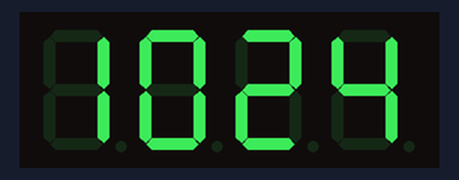
The sketch below on a simulated Arduino Uno, built with avr-gcc and run on an emulated ATmega328P. On the bench: 4-digit seven-segment display. The local clock reads 2024-03-15 10:24:30 at power-on unless the sketch sets it.

Above: at 0.1 s.
At 90.1 s:
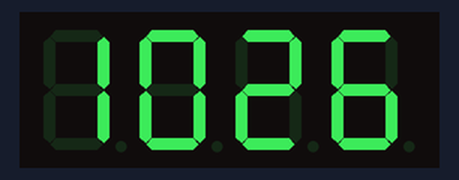

The sketch:

rtc-sevseg.ino
```cpp
#include <TimeLib.h>
#include <Wire.h>
#include <DS1307RTC.h>
#include <SevSeg.h>

byte digitPins[] = {9, 10, 11, 12};
byte segmentPins[] = {3, 2, 5, 6, 8, 7, 4};

SevSeg sevseg;

void setup() {
  setSyncProvider(RTC.get);   // the function to get the time from the RTC
  if(timeStatus() != timeSet) {
     Serial.println("Unable to sync with the RTC");
  }
  else {
     Serial.println("RTC has set the system time");
  }

  sevseg.begin(
    COMMON_ANODE,
    4, // Number of digits
    digitPins,
    segmentPins,
    false, //resistors on segments
    false, // Update with delays
    true, // leading zeros
    true // disable decimal point
  );
  sevseg.setBrightness(10);
}

void loop() {
  sevseg.setNumber((hour() * 100) + minute());
  sevseg.refreshDisplay();
}
```
